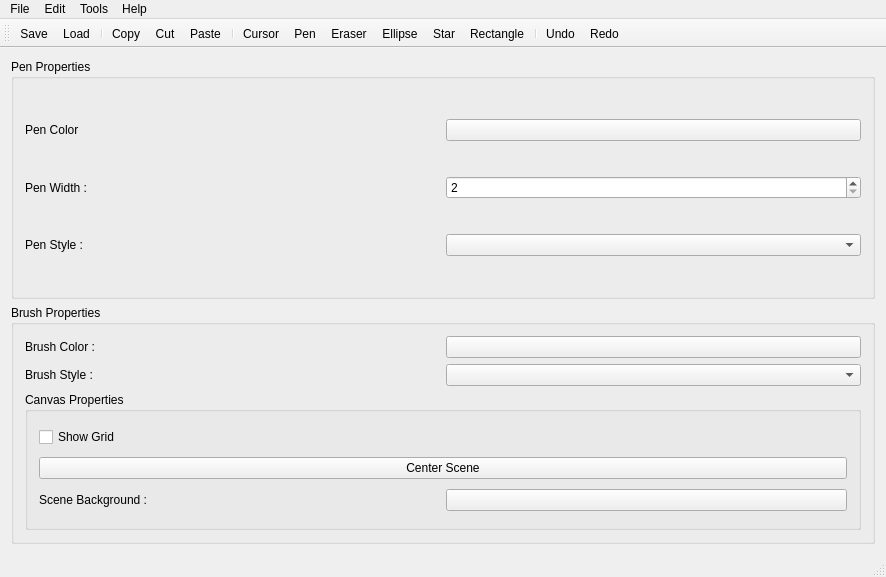
<?xml version="1.0" encoding="UTF-8"?>
<ui version="4.0">
 <class>MainWindow</class>
 <widget class="QMainWindow" name="MainWindow">
  <property name="geometry">
   <rect>
    <x>0</x>
    <y>0</y>
    <width>886</width>
    <height>577</height>
   </rect>
  </property>
  <property name="windowTitle">
   <string>MainWindow</string>
  </property>
  <widget class="QWidget" name="centralWidget">
   <layout class="QHBoxLayout" name="horizontalLayout_7">
    <item>
     <layout class="QVBoxLayout" name="listLayout">
      <item>
       <widget class="QGroupBox" name="groupBox">
        <property name="title">
         <string>Pen Properties</string>
        </property>
        <layout class="QVBoxLayout" name="verticalLayout">
         <item>
          <layout class="QHBoxLayout" name="horizontalLayout_3">
           <item>
            <widget class="QLabel" name="label">
             <property name="text">
              <string>Pen Color</string>
             </property>
            </widget>
           </item>
           <item>
            <widget class="QPushButton" name="penColorButton">
             <property name="text">
              <string/>
             </property>
            </widget>
           </item>
          </layout>
         </item>
         <item>
          <layout class="QVBoxLayout" name="colorPickerLayout"/>
         </item>
         <item>
          <layout class="QHBoxLayout" name="horizontalLayout_2">
           <item>
            <widget class="QLabel" name="label_2">
             <property name="text">
              <string>Pen Width : </string>
             </property>
            </widget>
           </item>
           <item>
            <widget class="QSpinBox" name="penWidthSpinbox">
             <property name="minimum">
              <number>2</number>
             </property>
             <property name="maximum">
              <number>12</number>
             </property>
            </widget>
           </item>
          </layout>
         </item>
         <item>
          <layout class="QHBoxLayout" name="horizontalLayout">
           <item>
            <widget class="QLabel" name="label_3">
             <property name="text">
              <string>Pen Style : </string>
             </property>
            </widget>
           </item>
           <item>
            <widget class="QComboBox" name="penStyleCombobox"/>
           </item>
          </layout>
         </item>
        </layout>
       </widget>
      </item>
      <item>
       <widget class="QGroupBox" name="groupBox_2">
        <property name="title">
         <string>Brush Properties</string>
        </property>
        <layout class="QVBoxLayout" name="verticalLayout_2">
         <item>
          <layout class="QHBoxLayout" name="horizontalLayout_4">
           <item>
            <widget class="QLabel" name="label_4">
             <property name="text">
              <string>Brush Color : </string>
             </property>
            </widget>
           </item>
           <item>
            <widget class="DragButton" name="brushColorButton">
             <property name="text">
              <string/>
             </property>
            </widget>
           </item>
          </layout>
         </item>
         <item>
          <layout class="QHBoxLayout" name="horizontalLayout_5">
           <item>
            <widget class="QLabel" name="label_5">
             <property name="text">
              <string>Brush Style : </string>
             </property>
            </widget>
           </item>
           <item>
            <widget class="QComboBox" name="brushStyleComboBox"/>
           </item>
          </layout>
         </item>
         <item>
          <widget class="QGroupBox" name="groupBox_3">
           <property name="title">
            <string>Canvas Properties</string>
           </property>
           <layout class="QVBoxLayout" name="verticalLayout_3">
            <item>
             <widget class="QCheckBox" name="showgridCheckbox">
              <property name="text">
               <string>Show Grid</string>
              </property>
             </widget>
            </item>
            <item>
             <widget class="QPushButton" name="centerSceneButton">
              <property name="text">
               <string>Center Scene</string>
              </property>
             </widget>
            </item>
            <item>
             <layout class="QHBoxLayout" name="horizontalLayout_6">
              <item>
               <widget class="QLabel" name="label_6">
                <property name="text">
                 <string>Scene Background : </string>
                </property>
               </widget>
              </item>
              <item>
               <widget class="QPushButton" name="sceneBackgroundButton">
                <property name="text">
                 <string/>
                </property>
               </widget>
              </item>
             </layout>
            </item>
           </layout>
          </widget>
         </item>
        </layout>
       </widget>
      </item>
     </layout>
    </item>
    <item>
     <layout class="QVBoxLayout" name="viewLayout"/>
    </item>
   </layout>
  </widget>
  <widget class="QMenuBar" name="menuBar">
   <property name="geometry">
    <rect>
     <x>0</x>
     <y>0</y>
     <width>886</width>
     <height>21</height>
    </rect>
   </property>
   <widget class="QMenu" name="menuFile">
    <property name="title">
     <string>File</string>
    </property>
    <addaction name="actionAdd_Image"/>
    <addaction name="actionQuit"/>
    <addaction name="actionSave"/>
    <addaction name="actionLoad"/>
   </widget>
   <widget class="QMenu" name="menuEdit">
    <property name="title">
     <string>Edit</string>
    </property>
    <addaction name="actionCopy"/>
    <addaction name="actionCut"/>
    <addaction name="actionPaste"/>
    <addaction name="separator"/>
    <addaction name="actionUndo"/>
    <addaction name="actionRedo"/>
   </widget>
   <widget class="QMenu" name="menuTools">
    <property name="title">
     <string>Tools</string>
    </property>
    <addaction name="actionCursor"/>
    <addaction name="actionPen"/>
    <addaction name="actionEraser"/>
    <addaction name="actionEllipse"/>
    <addaction name="actionRectangle"/>
    <addaction name="actionStar"/>
   </widget>
   <widget class="QMenu" name="menuHelp">
    <property name="title">
     <string>Help</string>
    </property>
    <addaction name="actionAbout"/>
   </widget>
   <addaction name="menuFile"/>
   <addaction name="menuEdit"/>
   <addaction name="menuTools"/>
   <addaction name="menuHelp"/>
  </widget>
  <widget class="QToolBar" name="mainToolBar">
   <attribute name="toolBarArea">
    <enum>TopToolBarArea</enum>
   </attribute>
   <attribute name="toolBarBreak">
    <bool>false</bool>
   </attribute>
   <addaction name="actionSave"/>
   <addaction name="actionLoad"/>
   <addaction name="separator"/>
   <addaction name="actionCopy"/>
   <addaction name="actionCut"/>
   <addaction name="actionPaste"/>
   <addaction name="separator"/>
   <addaction name="actionCursor"/>
   <addaction name="actionPen"/>
   <addaction name="actionEraser"/>
   <addaction name="actionEllipse"/>
   <addaction name="actionStar"/>
   <addaction name="actionRectangle"/>
   <addaction name="separator"/>
   <addaction name="actionUndo"/>
   <addaction name="actionRedo"/>
  </widget>
  <widget class="QStatusBar" name="statusBar"/>
  <action name="actionAdd_Image">
   <property name="icon">
    <iconset>
     <normaloff>:/images/open.png</normaloff>:/images/open.png</iconset>
   </property>
   <property name="text">
    <string>Add Image</string>
   </property>
  </action>
  <action name="actionQuit">
   <property name="icon">
    <iconset>
     <normaloff>:/images/close.png</normaloff>:/images/close.png</iconset>
   </property>
   <property name="text">
    <string>Quit</string>
   </property>
  </action>
  <action name="actionPen">
   <property name="icon">
    <iconset>
     <normaloff>:/images/pen.png</normaloff>:/images/pen.png</iconset>
   </property>
   <property name="text">
    <string>Pen</string>
   </property>
  </action>
  <action name="actionEraser">
   <property name="icon">
    <iconset>
     <normaloff>:/images/eraser.png</normaloff>:/images/eraser.png</iconset>
   </property>
   <property name="text">
    <string>Eraser</string>
   </property>
  </action>
  <action name="actionEllipse">
   <property name="icon">
    <iconset>
     <normaloff>:/images/circle.png</normaloff>:/images/circle.png</iconset>
   </property>
   <property name="text">
    <string>Ellipse</string>
   </property>
  </action>
  <action name="actionRectangle">
   <property name="icon">
    <iconset>
     <normaloff>:/images/rectangle1.png</normaloff>:/images/rectangle1.png</iconset>
   </property>
   <property name="text">
    <string>Rectangle</string>
   </property>
  </action>
  <action name="actionStar">
   <property name="icon">
    <iconset>
     <normaloff>:/images/star.png</normaloff>:/images/star.png</iconset>
   </property>
   <property name="text">
    <string>Star</string>
   </property>
  </action>
  <action name="actionAbout">
   <property name="icon">
    <iconset>
     <normaloff>:/images/about.png</normaloff>:/images/about.png</iconset>
   </property>
   <property name="text">
    <string>About</string>
   </property>
  </action>
  <action name="actionCursor">
   <property name="icon">
    <iconset>
     <normaloff>:/images/cursor.png</normaloff>:/images/cursor.png</iconset>
   </property>
   <property name="text">
    <string>Cursor</string>
   </property>
  </action>
  <action name="actionSave">
   <property name="icon">
    <iconset>
     <normaloff>:/images/save.png</normaloff>:/images/save.png</iconset>
   </property>
   <property name="text">
    <string>Save</string>
   </property>
  </action>
  <action name="actionLoad">
   <property name="icon">
    <iconset>
     <normaloff>:/images/open.png</normaloff>:/images/open.png</iconset>
   </property>
   <property name="text">
    <string>Load</string>
   </property>
  </action>
  <action name="actionCopy">
   <property name="icon">
    <iconset>
     <normaloff>:/images/copyIcon.png</normaloff>:/images/copyIcon.png</iconset>
   </property>
   <property name="text">
    <string>Copy</string>
   </property>
  </action>
  <action name="actionCut">
   <property name="icon">
    <iconset>
     <normaloff>:/images/cutIcon.png</normaloff>:/images/cutIcon.png</iconset>
   </property>
   <property name="text">
    <string>Cut</string>
   </property>
  </action>
  <action name="actionPaste">
   <property name="icon">
    <iconset>
     <normaloff>:/images/pasteIcon.png</normaloff>:/images/pasteIcon.png</iconset>
   </property>
   <property name="text">
    <string>Paste</string>
   </property>
  </action>
  <action name="actionUndo">
   <property name="icon">
    <iconset>
     <normaloff>:/images/undoIcon.png</normaloff>:/images/undoIcon.png</iconset>
   </property>
   <property name="text">
    <string>Undo</string>
   </property>
  </action>
  <action name="actionRedo">
   <property name="icon">
    <iconset>
     <normaloff>:/images/redoIcon.png</normaloff>:/images/redoIcon.png</iconset>
   </property>
   <property name="text">
    <string>Redo</string>
   </property>
  </action>
 </widget>
 <layoutdefault spacing="6" margin="11"/>
 <customwidgets>
  <customwidget>
   <class>DragButton</class>
   <extends>QPushButton</extends>
   <header location="global">dragbutton.h</header>
  </customwidget>
 </customwidgets>
 <resources/>
 <connections/>
</ui>
